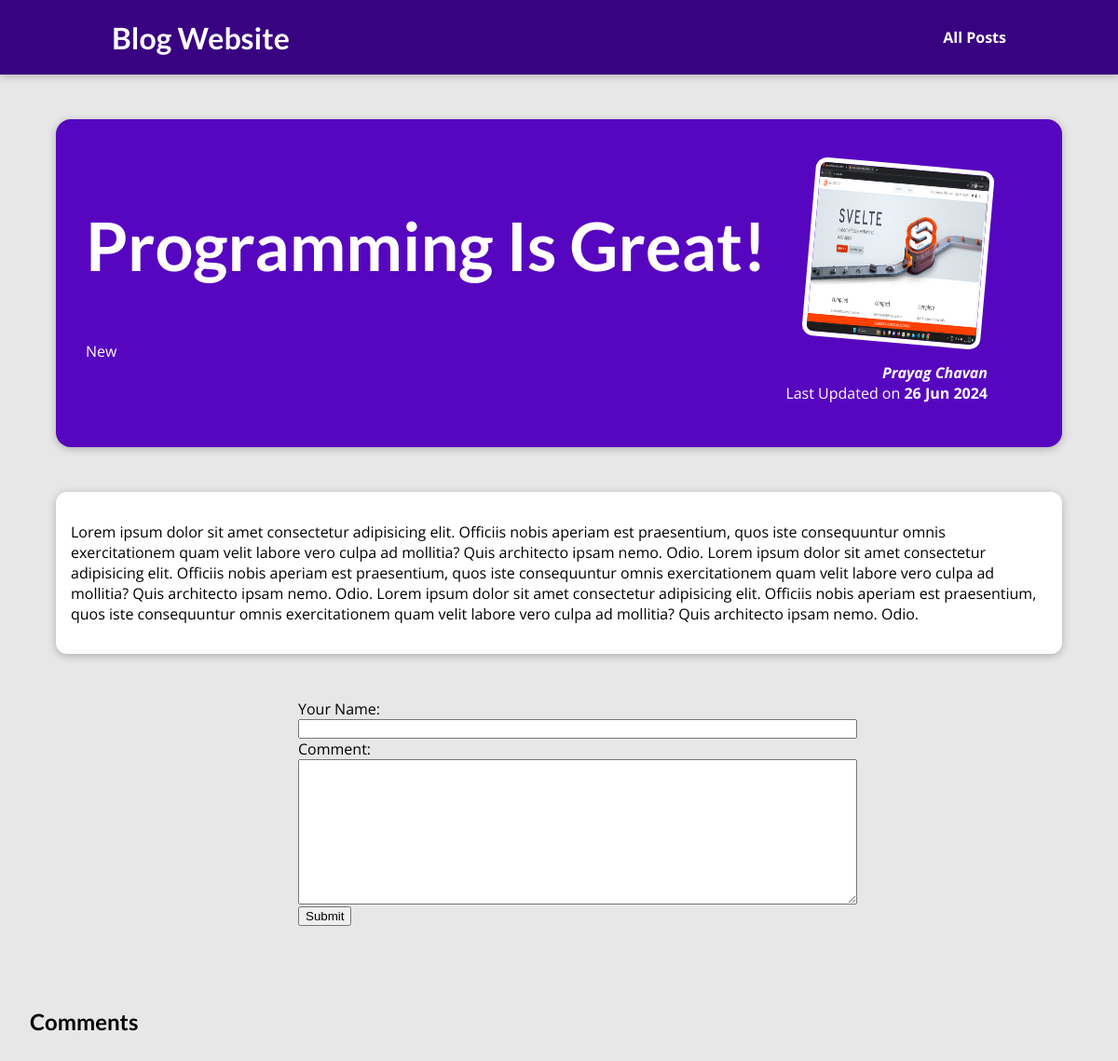
The page /posts/programming-is-great on the database its author committed.
### blog/models.py (models this page shows)
class Post(models.Model):
    title = models.CharField(max_length=100)
    excerpt = models.CharField(max_length=200)
    image = models.ImageField(upload_to="posts", null=True)
    date = models.DateField(auto_now=True)
    slug = models.SlugField(unique=True, db_index=True)
    content = models.TextField()
    author = models.ForeignKey(Author, on_delete=models.SET_NULL, null=True, related_name="posts")
    tags = models.ManyToManyField(Tag)

class Tag(models.Model):
    caption = models.CharField(max_length=20)
    def __str__(self):
        return self.caption

class Author(models.Model):
    first_name = models.CharField(max_length=50)
    last_name = models.CharField(max_length=50)
    email_address = models.EmailField()
    def fullname(self):
        return f"{self.first_name} {self.last_name}"
    def __str__(self):
        return self.fullname()

### blog/views.py (the view, shortened to what this page needs)
# urls.py: path("posts/<slug:slug>", views.SinglePostView.as_view(), name="post-detail-page")
class SinglePostView(View):
    def get(self,request,slug):
        post = Post.objects.get(slug=slug)
        context = {
            "post" : post,
            "post_tags" : post.tags.all(),
            "commentform" : CommentForm(),
            "comment": post.comments.all()
        }
        return render(request, "blog/post-detail.html", context)

### blog/forms.py
class CommentForm(forms.ModelForm):
    class Meta:
        model = Comment
        exclude = ["post"]
        labels = {
            "username" : "Your Name",
            "text" : "Comment"
        }

### blog/templates/blog/post-detail.html (shortened to what this page needs)
{% extends "base.html" %}
{% load static %}
{% block css_files %}
<link rel="stylesheet" href='{% static "post-detail.css"%}'>
{% endblock %}
{% block content %}
<section id="summary">
    <h2>{{ post.title }}</h2>
    <div>
    {% for tag in post_tags %}
    <span style="color:white;">{{tag}}</span>
    {% endfor %}
    </div>
    <article>
        <img src="{{ post.image.url }}" alt=""/>
        <address>{{post.author|title}}</address>
        <div>
            Last Updated on <time>{{post.date|date:"d M Y"}}</time>
        </div>
    </article>
</section>
<main>
    <p>
        {{post.content}}
    </p>
</main>
<div>
<form action="{% url 'post-detail-page' post.slug %}" method="POST">
    <div class="form-control">
        {% for fields in commentform %}
            {{ fields.label_tag }}
            {{ fields }}
        {% endfor %}
    <div>
<button>Submit</button>
</form>
</div>
<div class="comments">
<h2>Comments</h2>
</div>
{% endblock %}

### static/app.css (style rules this page uses)
* { box-sizing: border-box; }
html { font-family: 'Open Sans', sans-serif; }
body { margin: 0; }
h1, h2, h3 { font-family: 'Lato', sans-serif; font-weight: bold; }

### blog/static/post-detail.css (style rules this page uses)
body { background-color: #e7e7e7; }
#summary { margin: 8rem auto 3rem auto; padding: 2rem; width: 90%; max-width: 90rem; border-radius: 16px; background-color: #5706c0; position: relative; box-shadow: 0 2px 8px rgba(0, 0, 0, 0.25); height: 22rem; }
#summary h2 { color: white; font-size: 4.5rem; }
#summary article { position: absolute; top: 2rem; right: 3rem; padding: 1rem 2rem; border-radius: 12px; text-align: right; color: white; }
#summary article img { width: 12rem; height: 12rem; border-radius: 12px; transform: rotateZ(5deg); border: 5px solid white; margin-bottom: 1rem; }
#summary address { font-weight: bold; }
#summary time { font-weight: bold; }
main { width: 90%; max-width: 90rem; margin: 3rem auto; background-color: white; padding: 1rem; border-radius: 12px; box-shadow: 0 2px 8px rgba(0, 0, 0, 0.25); }
.form-control { display: flex; flex-direction: column; width: 50%; height: 300px; margin-left: 20rem; }
.comments { width: 90%; margin: 2rem; }

### rows shown on the page
Post: title "Programming Is Great!", image (picture), author "Prayag Chavan", date "26 Jun 2024", content "Lorem ipsum dolor sit amet consectetur adipisicing elit. Officiis nobis aperiam est praesentium, quos iste consequuntur omnis exercitationem quam velit labore vero culpa ad mollitia? Quis architecto ipsam nemo. Odio. Lorem ipsum dolor sit amet consectetur adipisicing elit. Officiis nobis aperiam est praesentium, quos iste consequuntur omnis exercitationem quam velit labore vero culpa ad mollitia? Quis architecto ipsam nemo. Odio. Lorem ipsum dolor sit amet consectetur adipisicing elit. Officiis nobis aperiam est praesentium, quos iste consequuntur omnis exercitationem quam velit labore vero culpa ad mollitia? Quis architecto ipsam nemo. Odio."
Tag: caption "New"

### other values the page prints
{{ fields.label_tag }} "Your Name:" "Comment:"
